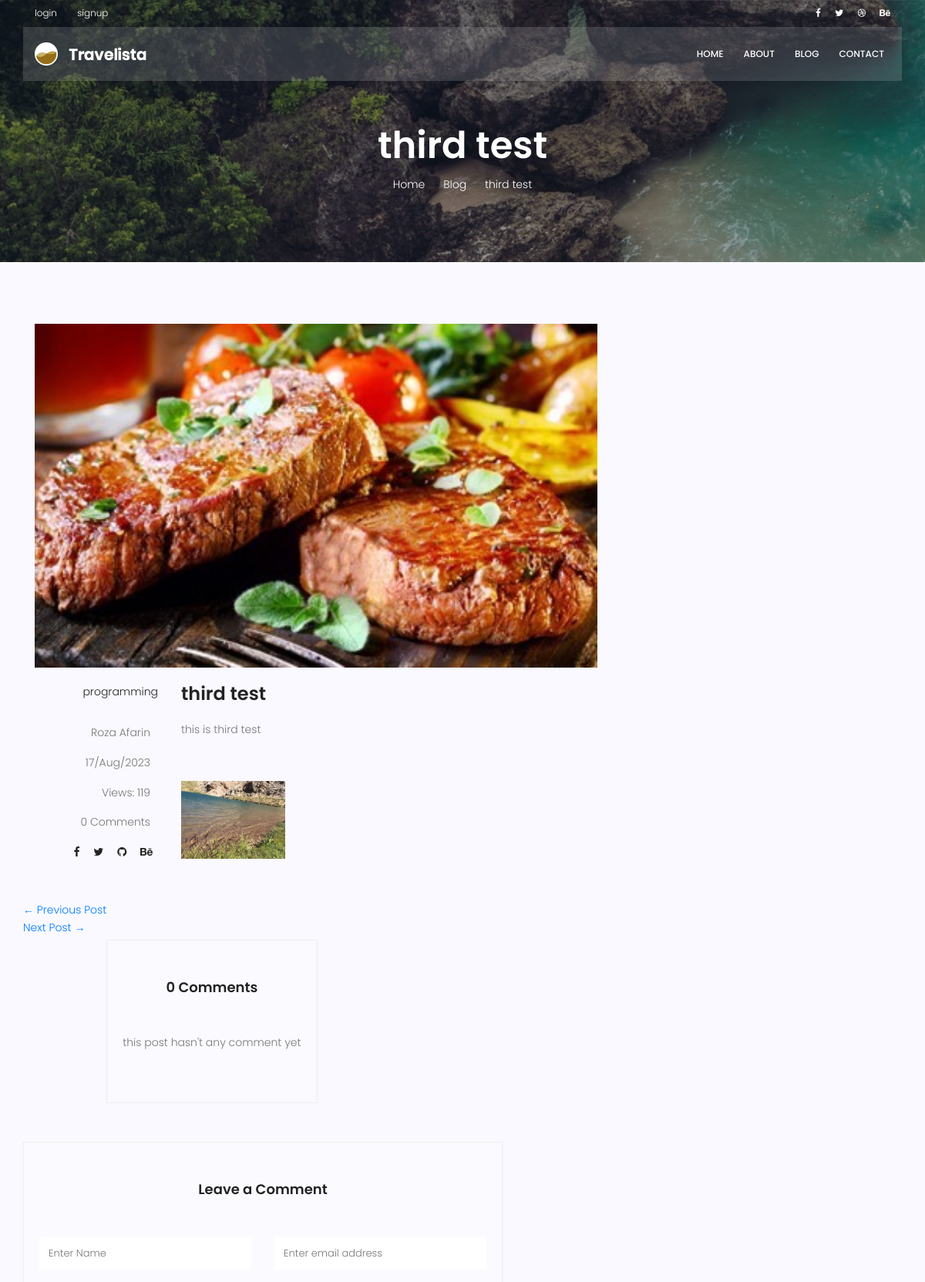
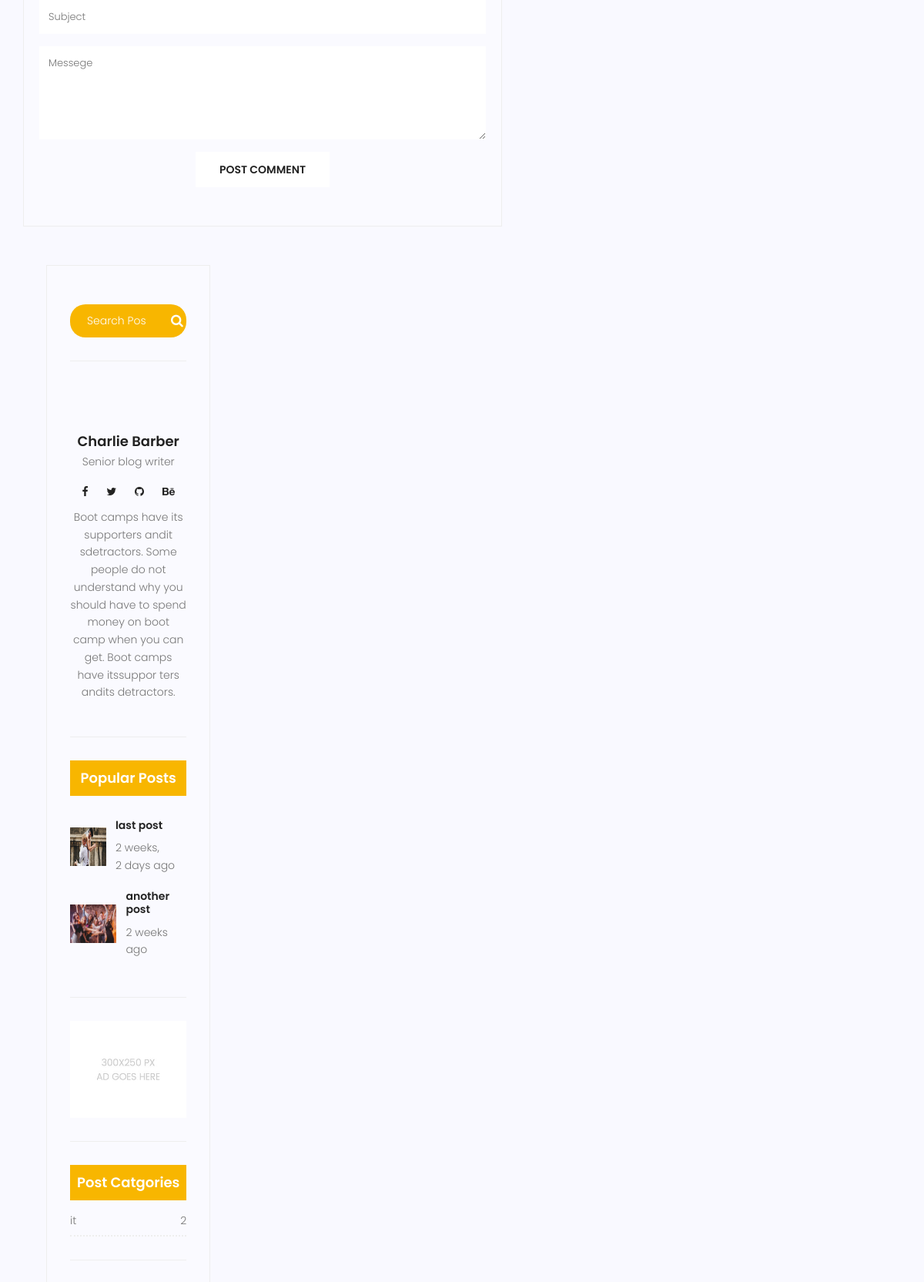
Page /blog/3 (upper part) on the committed database (2 pictures, top to bottom).
### blog/models.py (models this page shows)
class post(models.Model):
    image = models.ImageField(upload_to='blog',default='blog/default.jpg')
    author = models.ForeignKey(User,on_delete=models.SET_NULL,null=True)
    title = models.CharField(max_length = 255)
    content = models.TextField()
    tags = TaggableManager()
    category = models.ManyToManyField(Category)
    conted_vies = models.IntegerField(default = 0)
    status = models.BooleanField(default = False)
    login_requier = models.BooleanField(default=False)
    published_date = models.DateTimeField(auto_now = True)
    created_date = models.DateTimeField(auto_now_add = True)
    updated_date = models.DateTimeField(auto_now = True)
    hit_count_generic = GenericRelation(HitCount, object_id_field='object_pk',
    related_query_name='hit_count_generic_relation')
    def save(self, *args, **kwargs):
        super(post, self).save(*args, **kwargs)
        value = self.title
        self.slug = slugify(value, allow_unicode=True)
        super().save(*args, **kwargs)
    '''
    def get_absolute_url(self):
        return reverse('blog:detail',kwargs={'pk':self.id})
    '''
    def __str__(self):
        return "{}-{}".format(self.title,self.id)

class Category(models.Model) :
    name = models.CharField(max_length=255)
    def __str__(self):
        return self.name

### blog/views.py (the view, shortened to what this page needs)
# urls.py: path('<int:pk>',blog_single,name='detail'),
def blog_single(request,pk):
    posts = get_object_or_404(post,pk=pk,status = 1)
    posts.conted_vies+=1
    posts.save()
    try:
        next = posts.get_next_by_created_date()
    except posts.DoesNotExist:
        next = None
    try:
        previous = posts.get_previous_by_created_date()
    except posts.DoesNotExist:
        previous = None
    if not posts.login_requier:
        comments = Comment.objects.filter(post=posts.id,approved=True).order_by('-created_date')
        form = CommentsForm()
        context = {'posts':posts,'next':next,'previous':previous,'comments':comments,'form':form}
        return render(request,'blog/blog-single.html',context)
    else:
        return redirect('/account/login')

### blog/forms.py
class CommentsForm(forms.ModelForm):
    class Meta:
        model = Comment
        fields = ['post','name','email','subject','message']

### blog/templatetags/custom_tags.py (called while the page is built)
@register.simple_tag(name='countN')
def count_null_next_status(next):
    posts = post.objects.all().order_by('id')
    count = 0
    try:
        while not next.status:
            count+=1
            next = post.objects.get(id=(next.id)+1)
        return count
    except next.DoesNotExist:
        next = None
        count = 0
        return count

@register.inclusion_tag('blog/latest-posts.html')
def latestposts(arg=2):
    posts = post.objects.filter(status=1).order_by('published_date')[:arg]
    return {'posts':posts}

@register.inclusion_tag('blog/post-cat.html')
def postcategories():
    posts = post.objects.filter(status=1)
    categories = Category.objects.all()
    cat_dict = {}
    for cat in categories:
        cat_dict[cat] = posts.filter(category=cat).count()
        return {'cat':cat_dict}

### templates/blog/blog-single.html (shortened to what this page needs)
{% extends 'base.html'%}
{% load hitcount_tags %}
{% load static %}
{% block content%}
{% load custom_tags %}
{% load mathfilters %}
{% load humanize %}
<section class="relative about-banner">
	<div class="overlay overlay-bg"></div>
	<div class="container">
		<div class="row d-flex align-items-center justify-content-center">
			<div class="about-content col-lg-12">
				<h1 class="text-white">
					{{posts.title}}
				</h1>
				<p class="text-white link-nav"><a href="{% url 'website:index'%}">Home </a> <a href="{% url 'blog:blog'%}">Blog </a>  {{posts.title}}</a></p>
			</div>
		</div>
	</div>
</section>
<section class="post-content-area single-post-area">
	<div class="container">
		<div class="row">
			<div class="col-lg-8 posts-list">
				<div class="single-post row">
					<div class="col-lg-12">
						<div class="feature-img">
							<img class="img-fluid" src="{{posts.image.url}}" alt="">
						</div>
					</div>
					<div class="col-lg-3  col-md-3 meta-details">
						<ul class="tags">
							{% for cat in posts.category.all %}
								<li><a href="{% url 'blog:category' cat_name=cat.name %}">{{cat.name}}</a>{% if not forloop.last %},{% endif %}</li>
							{% endfor %}
						</ul>
						<div class="user-details row">
							<p class="user-name col-lg-12 col-md-12 col-6"><a
									href=" ">{{posts.author.get_full_name}}</a> </p>
							<p class="date col-lg-12 col-md-12 col-6"><a
									href="#">{{posts.published_date|date:'d/M/Y'}}</a> </p>
							<p class="view col-lg-12 col-md-12 col-6"><a href="#">Views: {{posts.conted_vies}}</a>
							</p>
							<p class="comments col-lg-12 col-md-12 col-6"><a href="#">{{comments|length}} Comments</a> </p>
							<ul class="social-links col-lg-12 col-md-12 col-6">
								<li><a href="#"><i class="fa fa-facebook"></i></a></li>
								<li><a href="#"><i class="fa fa-twitter"></i></a></li>
								<li><a href="#"><i class="fa fa-github"></i></a></li>
								<li><a href="#"><i class="fa fa-behance"></i></a></li>
							</ul>
						</div>
					</div>
					<div class="col-lg-9 col-md-9">
						<h3 class="mt-20 mb-20">{{posts.title}}</h3>
						<p class="excert">
							{{posts.content|safe}}
						</p>
					</div>
					<ul class="pager">
						{% if previous and previous.status %}
						<li class="previous">
							<a href="{% url 'blog:detail' pk=previous.id %}">&larr; Previous Post</a>
						</li>
						{% endif %}
						{% if next and not next.status %}
						{% countN next as count %}
						<li class="next">
							<a href="{% url 'blog:detail' pk=next.id|add:count %}">Next Post &rarr;</a>
						</li>
						{% endif %}
					</ul>
					<div class="comments-area">
						<h4>{{comments|length}} Comments</h4>
						{% for comment in comments %}
						<div class="comment-list">
							<div class="single-comment justify-content-between d-flex">
								<div class="user justify-content-between d-flex">
									<div class="thumb">
										<img src="{% static 'img/blog/c1.jpg' %}" alt="">
									</div>
									<div class="desc">
										<h5><a href="#">{{comment.name}}</a></h5>
										<p class="date">{{comment.created_date|naturaltime}} </p>
										<p class="comment">
											{{comment.message}}
										</p>
									</div>
								</div>
								<!--
								<div class="reply-btn">
									<a href="" class="btn-reply text-uppercase">reply</a>
								</div>
								-->
							</div>
						</div>
						{% empty %}
						<p>
							this post hasn't any comment yet
						</p>
						{% endfor %}
					</div>
					<div class="comment-form">
						<h4>Leave a Comment</h4>
						<form  method="POST" action="{% url 'blog:detail' pk=posts.id %}">
							{% if request.user.is_authenticated %}
							<input type="hidden" name="name" value="{{request.user.first_name}}">
							<input type="hidden" name="email" value="{{request.user.email}}">
							{% else %}
							<div class="form-group form-inline">
								<div class="form-group col-lg-6 col-md-12 name">
									<input type="text" class="form-control" name="name" placeholder="Enter Name"
										onfocus="this.placeholder = ''" onblur="this.placeholder = 'Enter Name'">
								</div>
								<div class="form-group col-lg-6 col-md-12 email">
									<input type="email" class="form-control" name="email"
										placeholder="Enter email address" onfocus="this.placeholder = ''"
										onblur="this.placeholder = 'Enter email address'">
								</div>
							</div>
							{% endif %}
							<div class="form-group">
								<input type="text" class="form-control" name="subject" placeholder="Subject"
									onfocus="this.placeholder = ''" onblur="this.placeholder = 'Subject'">
							</div>
							<div class="form-group">
								<textarea class="form-control mb-10" rows="5" name="message" placeholder="Messege"
									onfocus="this.placeholder = ''" onblur="this.placeholder = 'Messege'"
									required=""></textarea>
							</div>
							<button type="submit" class="primary-btn text-uppercase">Post Comment</button>
						</form>
					</div>
				</div>
				<div class="col-lg-4 sidebar-widgets">
					<div class="widget-wrap">
						{% include 'blog/blog-search.html' %}
						{% include 'blog/blog-writer.html' %}
						{% latestposts %}
						<div class="single-sidebar-widget ads-widget">
							<a href="#"><img class="img-fluid" src="{% static 'img/blog/ads-banner.jpg' %}" alt=""></a>
						</div>
						{% postcategories %}
					</div>
				</div>
			</div>
		</div>
</section>
{% endblock %}

### templates/blog/latest-posts.html
{% load static %}
{% load humanize %}
<div class="single-sidebar-widget popular-post-widget">
    <h4 class="popular-title">Popular Posts</h4>
    <div class="popular-post-list">
        {% for post in posts %}
        <div class="single-post-list d-flex flex-row align-items-center">
            <div class="thumb">
                <img class="img-fluid" src="{{post.image.url}}" alt="">
            </div>
            <div class="details">
                <a href="{% url 'blog:detail' pk=post.id %}">
                    <h6>{{ post.title}}</h6>
                </a>
                <p>{{post.published_date|naturaltime}}</p>
            </div>
        </div>
        {% endfor %}
    </div>
</div>

### templates/blog/post-cat.html
{% load static %}
<div class="single-sidebar-widget post-category-widget">
    <h4 class="category-title">Post Catgories</h4>
    <ul class="cat-list">
        {% for name,count in cat.items %}
        <li>
            <a href="{% url 'blog:category' cat_name=name %}" class="d-flex justify-content-between">
                <p>{{name}}</p>
                <p>{{count}}</p>
            </a>
        </li>
        {% endfor %}
    </ul>
</div>

### rows in the picture
post: title "third test", image (picture), author.get_full_name "Roza Afarin", published_date "17/Aug/2023", conted_vies "119", content "this is third test", content (picture)
Category: name "programming"
post: image (picture), title "last post", published_date "2 weeks, 2 days ago"
post: image (picture), title "another post", published_date "2 weeks ago"
Category: name "it", count "2"

### other values in the picture
{{ comments|length }} "0"
